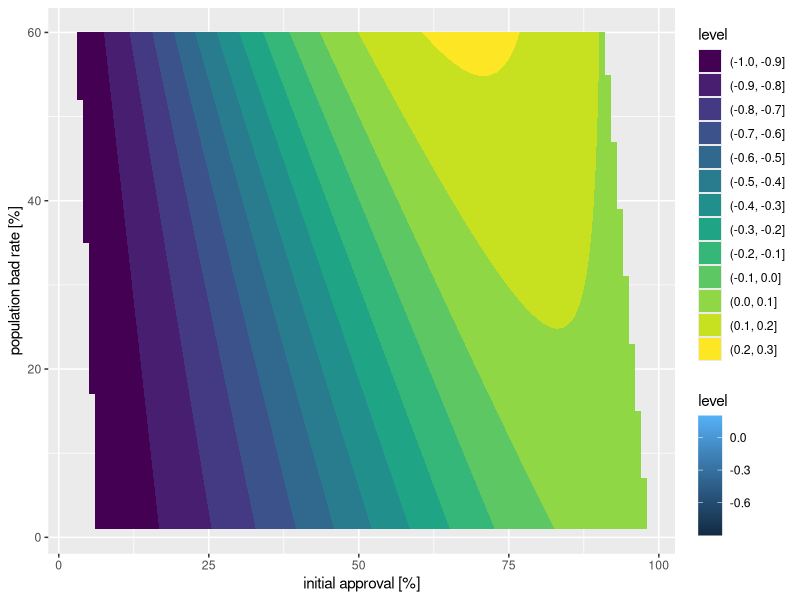

Source code (R):
GINI1<-.8
GINI2<-.6
B<-.1
a0<-.5

FuncMidNormal<-function(x,g){pnorm(qnorm((g+1)/2)*sqrt(2)+qnorm(x))}
#FuncMidFractal<-function(x,g){0.5*(1-(1-x)^((1+g)/(1-g)))+0.5*x^((1-g)/(1+g))}
GiniP<-function(f, x){2*(integrate(f,x,1)$value-(1-x)*f(x))/((1-x)*(1-f(x)))-1}
 
a3_in<-function(GINI1, GINI2, B, a0)
{ tryCatch({
y0<-function(x){FuncMidNormal(x,GINI1)}
y1<-function(x){FuncMidNormal(x,GINI2)}

phi0<-function(x){(1-B)*(1-x)+B*(1-y0(x))-a0}
x0<-as.numeric(uniroot(phi0,lower=0,upper=1,tol = .Machine$double.eps)[1])
b0 <- B*(1-y0(x0))/a0

deriv0 <-  numDeriv::grad(y0, x0)
mbr0 <- (1+(1-B)/B/deriv0)^(-1)
ir0 <-  mbr0/(1-mbr0)
profit0 <- a0*(ir0*(1-b0)-b0)
# ginip0 <- GiniP(y0,x0)

phi3<-function(x){numDeriv::grad(y1, x)-deriv0}
x3 <- as.numeric(uniroot(phi3,lower=0+1/1000,upper=1-1/1000,tol = .Machine$double.eps)[1])
a3 <- ((1-B)*(1-x3)+B*(1-y1(x3)))
b3 <- B*(1-y1(x3))/a3

# deriv3 <- numDeriv::grad(y1, x3)
# mbr3 <- (1+(1-B)/B/deriv3)^(-1)
#ir3 <- ir0
profit3 <- a3*(ir0*(1-b3)-b3)
# ginip3 <-GiniP(y1,x3)

# b3_change <- b3/b0-1
# profit3/profit0-1

a3/a0-1}, error=function(err) NA)
}

options(scipen=99)

a3_inaVV<-Vectorize(function(y){
a3_inaV<-Vectorize(function(x){a3_in(.6,.4,y,x)})
a3_inaV(1:99/100)})

m<-a3_inaVV(1:60/100)
#View(m)

m.df <- reshape2::melt(m, c("x", "y"), value.name = "z")

library(ggplot2)
ggplot(m.df, aes(x = x, y = y, z = z)) +
  stat_contour(aes(colour = ..level..)) +geom_contour_filled() + 
  xlab("initial approval [%]") +
  ylab("population bad rate [%]")

# xlab('Gini 2') + ylab('Correlation') 

# m.df[m.df$x==75 & m.df$y==50,]
# m.df[m.df$x==50 & m.df$y==75,]
